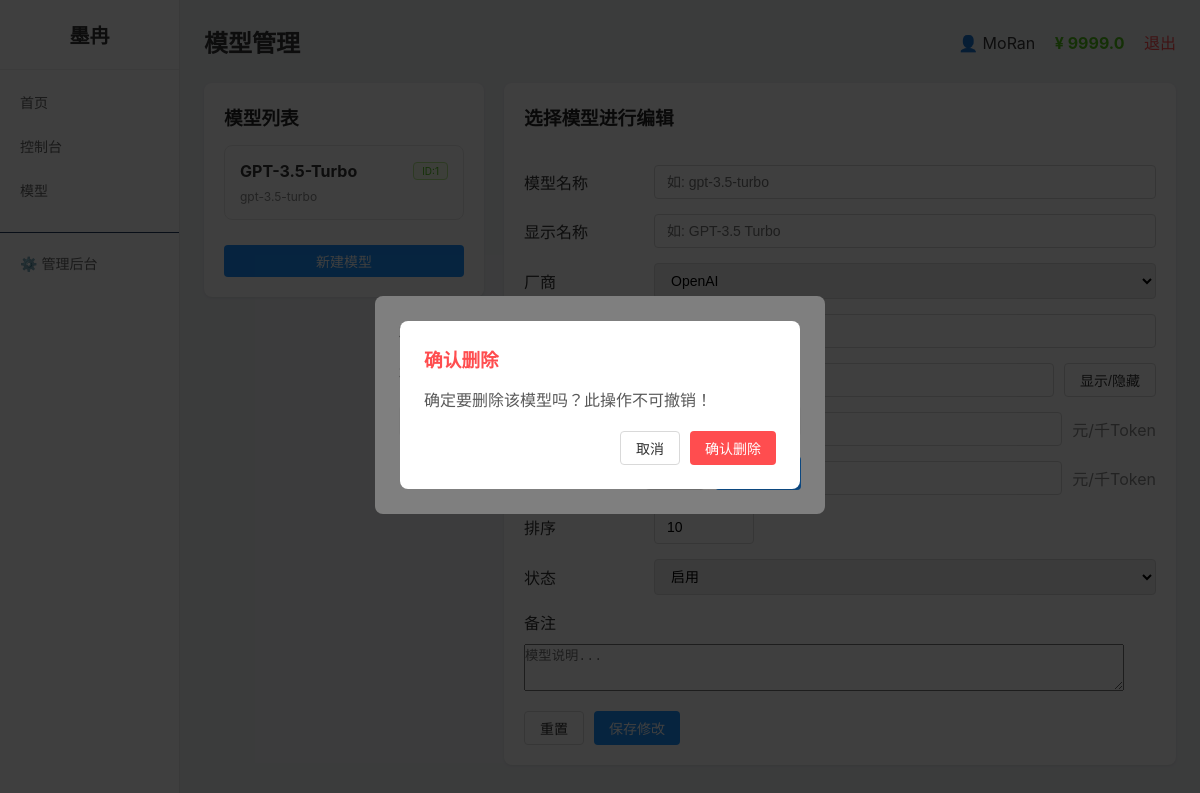
The page /admin/models (signed in) on the database as committed earlier.
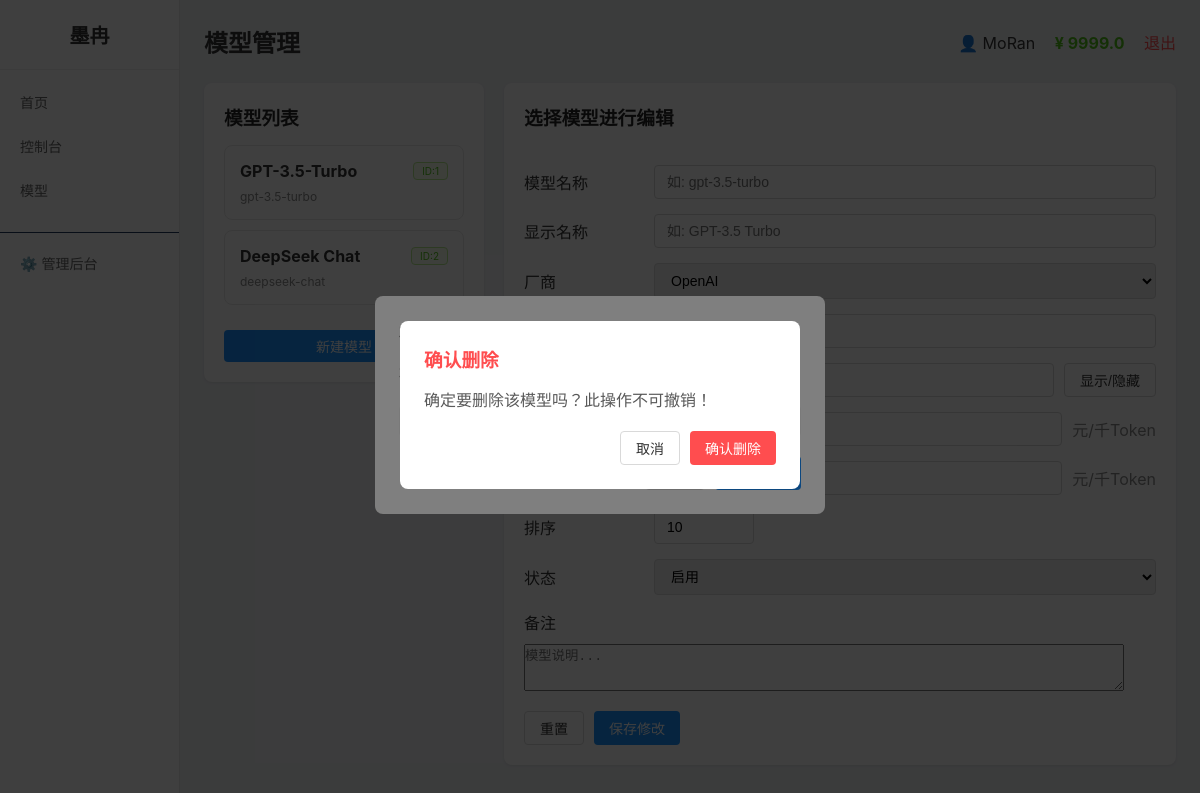
The same page on the database as committed later.
### tables this page shows
CREATE TABLE models
                 (id INTEGER PRIMARY KEY AUTOINCREMENT,
                  name TEXT UNIQUE NOT NULL,
                  display_name TEXT,
                  base_url TEXT NOT NULL,
                  api_key TEXT NOT NULL,
                  input_price REAL NOT NULL,
                  output_price REAL NOT NULL,
                  status INTEGER DEFAULT 1,
                  sort INTEGER DEFAULT 0);

### app.py (the view)
@app.route('/admin/models')
@login_required
@admin_required
def admin_models():
    user = get_user()
    conn = get_db()
    if USE_POSTGRES:
        models = fetch_all(conn, "SELECT * FROM models ORDER BY sort ASC")
    else:
        models = fetch_all(conn, "SELECT * FROM models ORDER BY sort ASC")
    conn.close()
    return render_template('admin_models.html',
                           page_title='模型管理',
                           user=user,
                           menu_items=MENU_ITEMS,
                           active_menu='admin',
                           models=models)

### app.py (called while the page is built)
def get_db():
    if USE_POSTGRES:
        if not PSYCOPG2_AVAILABLE:
            raise RuntimeError("PostgreSQL 数据库需要 psycopg2 库，请安装: pip install psycopg2-binary")
        conn = psycopg2.connect(DATABASE_URL)
        conn.autocommit = False
        return conn
    else:
        import sqlite3
        db_path = os.environ.get('DATABASE_PATH', os.path.join(os.path.dirname(os.path.abspath(__file__)), 'platform.db'))
        conn = sqlite3.connect(db_path)
        conn.row_factory = sqlite3.Row
        return conn

def get_user():
    if 'user_id' not in session:
        return None
    conn = get_db()
    if USE_POSTGRES:
        cursor = conn.cursor(cursor_factory=RealDictCursor)
        cursor.execute("SELECT * FROM users WHERE id = %s", (session['user_id'],))
        user = cursor.fetchone()
        cursor.close()
    else:
        cursor = conn.cursor()
        cursor.execute("SELECT * FROM users WHERE id = ?", (session['user_id'],))
        row = cursor.fetchone()
        cursor.close()
        if row:
            columns = [desc[0] for desc in cursor.description]
            user = dict(zip(columns, row))
        else:
            user = None
    conn.close()
    return user

### templates/admin_models.html (shortened to what the changed rows need)
{% extends "base.html" %}
{% block content %}
<div style="display:flex;gap:20px">
    <div style="width:280px;flex-shrink:0">
        <div class="card">
            <div style="max-height:500px;overflow-y:auto">
                {% for m in models %}
                <div class="model-card" data-model-id="{{ m.id }}" onclick="selectModel({{ m.id }})" style="cursor:pointer">
                    <div class="model-header">
                        <span class="model-name">{{ m.display_name or m.name }}</span>
                        <span class="tag tag-green" style="font-size:10px">ID:{{ m.id }}</span>
                    </div>
                    <div style="font-size:12px;color:#8c8c8c">{{ m.name }}</div>
                </div>
                {% else %}
                <p style="color:#8c8c8c;text-align:center;padding:20px">暂无模型</p>
                {% endfor %}
            </div>
        </div>
    </div>
</div>
{% endblock %}

### templates/base.html (shortened to what this page needs)
<!DOCTYPE html>
<html>
<head>
</head>
<body>
    <div class="layout">
        <div class="sidebar">
            <h2>墨冉</h2>
            {% for key, name, url in menu_items %}
                <a href="{{ url }}" class="menu-item {{ 'active' if active_menu == key else '' }}">{{ name }}</a>
            {% endfor %}
            {% if user and user.is_admin %}
                <a href="/admin" class="menu-item" style="margin-top:20px;border-top:1px solid #1f3a5f;padding-top:20px">⚙️ 管理后台</a>
            {% endif %}
        </div>
        <div class="main">
            <div class="header">
                <h2>{{ page_title }}</h2>
                <div>
                    <span>👤 {{ user.username if user else '未登录' }}</span>
                <span style="margin-left:15px;color:#52c41a;font-weight:bold">¥ {{ (user.balance|round(2)) if user else 0 }}</span>
                    <a href="/logout" class="logout">退出</a>
                </div>
            </div>
            {% block content %}{% endblock %}
        </div>
    </div>
</body>
</html>

Rows that differ between the two databases and show on the page:
added models: display_name "DeepSeek Chat", id "2", name "deepseek-chat"
